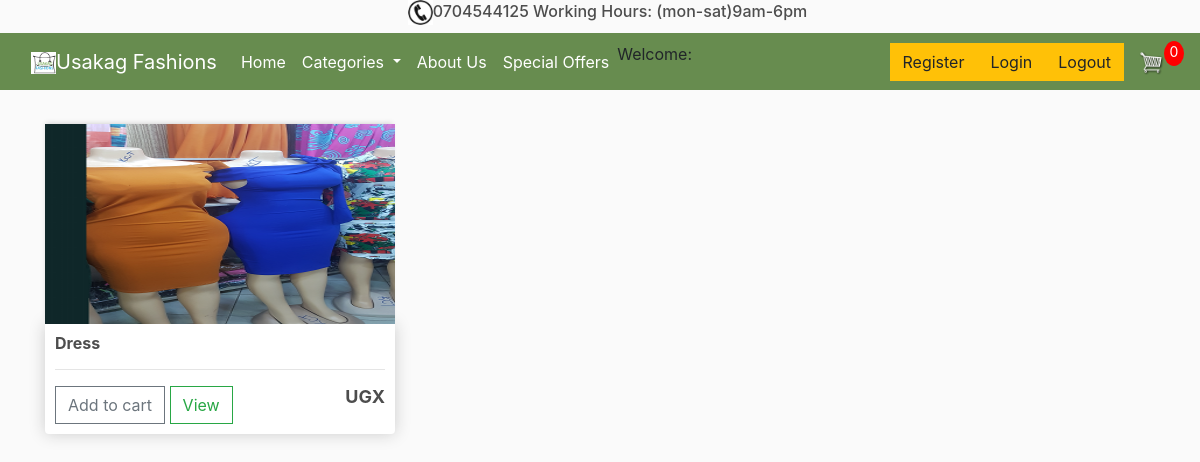
Screenshot of /women/ with the database file from the repository.
### store/models.py (models this page shows, shortened)
class Product(models.Model):
    name = models.CharField(max_length=200, null=True)
    price = models.DecimalField(max_digits=10, decimal_places=0)
    digital = models.BooleanField(default=False, null=True, blank=False)
    image = models.ImageField(upload_to='images', null=True, blank=True)
    STATUS_TYPE_CHOICES=[
        ('BAGS','BAGS'),
        ('MEN','MEN'),
        ('SCARVES','SCARVES'),
        ('WOMEN','WOMEN')
    ]
    status=models.CharField(max_length=100,choices=STATUS_TYPE_CHOICES)
    STATUS_TYPE_CHOICES=[
        ('YES','YES'),
        ('NO','NO'),
    ]
    special_offers=models.CharField(max_length=100,choices=STATUS_TYPE_CHOICES)
    @property
    def imageURL(self):
        try:
            url = self.image.url
        except:
            url = ''
        return url

### store/views.py (the view)
# urls.py: path('women/', views.manage_women, name="women"),
def manage_women(request):
    data= cartData(request)
    cartItems = data['cartItems']
    women_wear = Product.objects.filter(status = 'WOMEN')
    context={
        "women_wear":women_wear,
        'cartItems':cartItems
    }
    return render(request, 'store/women_wear.html', context)

### store/utils.py (called while the page is built, shortened)
def cookieCart(request):
    try:
        cart = json.loads(request.COOKIES['cart'])
    except:
        cart = {}
    print('CART:', cart)
    items = []
    order = {'get_cart_total':0, 'get_cart_items':0, 'shipping':False}
    cartItems = order['get_cart_items']
    return{'cartItems':cartItems, 'order':order, 'items':items}

def cartData(request):
    if request.user.is_authenticated:
        customer = request.user.customer
        order, created = Order.objects.get_or_create(customer=customer,complete=False)
        items = order.orderitem_set.all()
        cartItems = order.get_cart_items
    else:
        cookieData = cookieCart(request)
        cartItems = cookieData['cartItems']
        order = cookieData['order']
        items = cookieData['items']
    return{'cartItems':cartItems, 'order':order, 'items':items}

### store/templates/store/women_wear.html
{% extends 'store/main.html' %}
{% load static %}
{% block content %}
     <div class="row">
        {% for women in women_wear %}
        <div class="col-lg-4">
            <img class="thumbnail" src="{{women.imageURL}}">
            <div class="box-element product">
                <h6><strong>{{women.name}}</strong></h6>
                <h>
                <hr>
                <button data-product={{women.id}} data-action="add" class="btn btn-outline-secondary add-btn update-cart">Add to cart</button>
                <a  class="btn btn-outline-success" href="{% url 'single_product' women.id %}">View</a>
                <h4 style="display: inline-block; float: right; font-size: 18px;"><strong>UGX{{scarf.price}}</strong></h4>
            </div>
        </div>
        {% endfor %}
     </div>
{% endblock content %}

### static/css/main.css (style rules this page uses)
body { background-color: hsl(0, 0%, 98%); }
h1,h2,h3,h4,h5,h6 { color:hsl(0, 0%, 30%); }
.box-element { box-shadow:hsl(0, 0%, 80%) 0 0 16px; background-color: #fff; border-radius: 4px; padding: 10px; }
.thumbnail { width: 100%; height: 200px; -webkit-box-shadow: -1px -3px 5px -2px rgba(214,214,214,1); -moz-box-shadow: -1px -3px 5px -2px rgba(214,214,214,1); box-shadow: -1px -3px 5px -2px rgba(214,214,214,1); }
.product { border-radius: 0 0 4px 4px; }
.col-lg-4, .col-lg-6, .col-lg-8, .col-lg-12 { margin-top: 10px; }
.btn { border-radius: 0; }

### rows the page displays
Product: imageURL (picture), name "Dress"

### other values shown
{{ cartItems }} "0"
